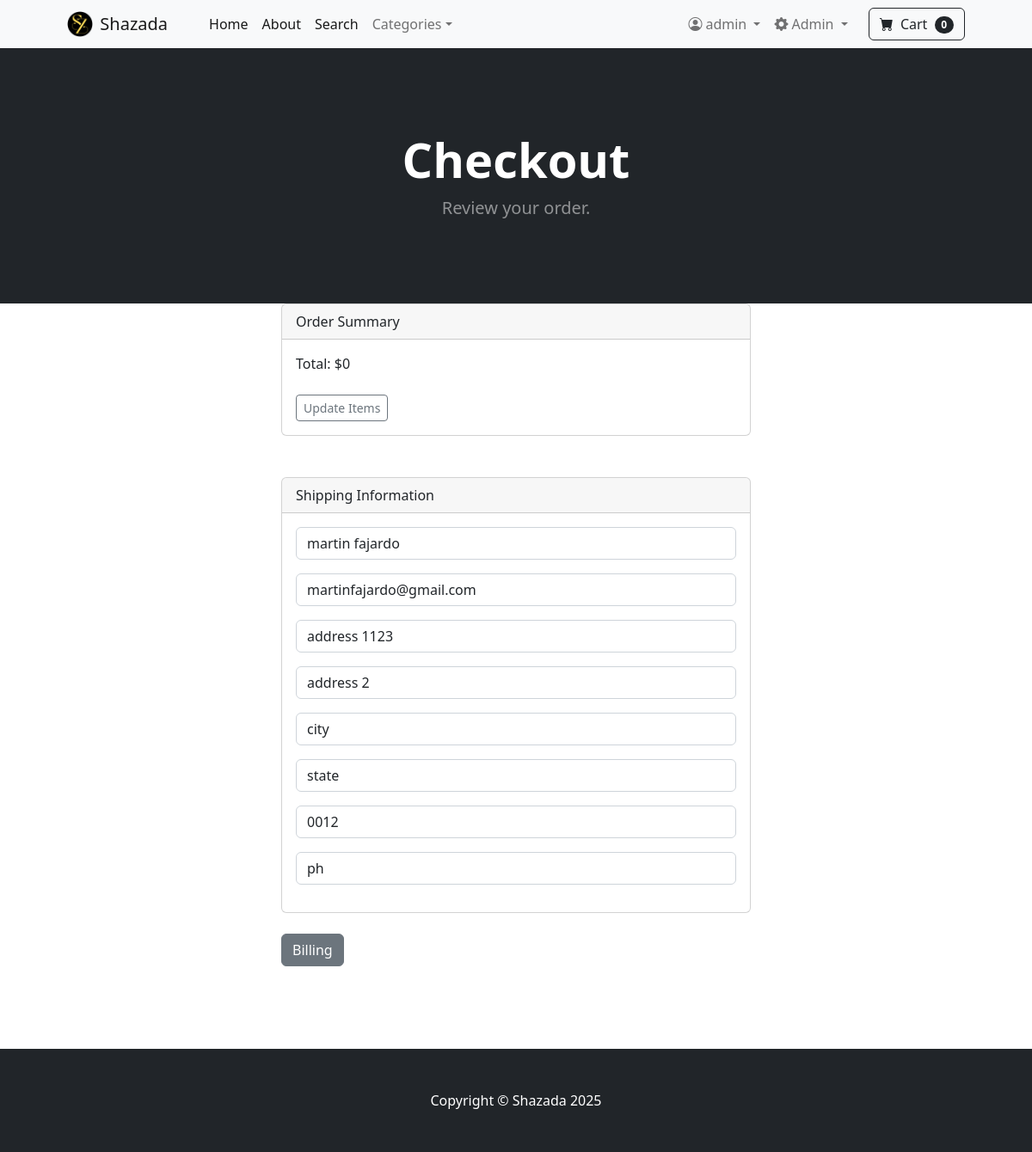
The app's page /payment/checkout (signed in) with its own data.
### payment/models.py (models this page shows, shortened)
class ShippingAddress(models.Model):
	user = models.ForeignKey(User, on_delete=models.CASCADE, null=True, blank=True)
	shipping_full_name = models.CharField(max_length=255)
	shipping_email = models.CharField(max_length=255)
	shipping_address1 = models.CharField(max_length=255)
	shipping_address2 = models.CharField(max_length=255, null=True, blank=True)
	shipping_city = models.CharField(max_length=255)
	shipping_state = models.CharField(max_length=255, null=True, blank=True)
	shipping_zipcode = models.CharField(max_length=255, null=True, blank=True)
	shipping_country = models.CharField(max_length=255)
	class Meta:
		verbose_name_plural = "Shipping Address"

### payment/views.py (the view)
# urls.py: path('checkout', views.checkout, name='checkout'),
def checkout(request):
	cart = Cart(request)
	cart_products = cart.get_prods
	quantities = cart.get_quants
	totals = cart.cart_total()
	if request.user.is_authenticated:
		shipping_user = ShippingAddress.objects.get(user__id=request.user.id)
		shipping_form = ShippingForm(request.POST or None, instance=shipping_user)
		return render(request, "payment/checkout.html", {"cart_products":cart_products, "quantities":quantities, "totals":totals, "shipping_form":shipping_form })
	else:
		shipping_form = ShippingForm(request.POST or None)
		return render(request, "payment/checkout.html", {"cart_products":cart_products, "quantities":quantities, "totals":totals, "shipping_form":shipping_form })

### cart/cart.py (called while the page is built, shortened)
	def cart_total(self):
		product_ids = self.cart.keys()
		products = Product.objects.filter(id__in=product_ids)
		quantities = self.cart
		total = 0
		return total

	def __len__(self):
		return len(self.cart)

	def get_prods(self):
		product_ids = self.cart.keys()
		products = Product.objects.filter(id__in=product_ids)
		return products

### cart/context_processors.py (called while the page is built)
def cart(request):
	return {'cart': Cart(request)}

### payment/templates/payment/checkout.html (shortened to what this page needs)
{% extends 'base.html' %}
{% block content %}
        <header class="bg-dark py-5">
            <div class="container px-4 px-lg-5 my-5">
                <div class="text-center text-white">
                    <h1 class="display-4 fw-bolder">Checkout</h1>
                    <p class="lead fw-normal text-white-50 mb-0">Review your order.</p>
                </div>
            </div>
        </header>
        <div class="container">
            <div class="row">
                <div class="col-md-6 offset-md-3">
                    <div class="card">
                        <div class="card-header">
                        Order Summary
                        </div>
                        <div class="card-body">
                        Total: ${{ totals }}
                        <br/><br/>
                        <a href="{% url 'cart_summary' %}" class="btn btn-sm btn-outline-secondary">Update Items</a>
                      </div>
                    </div>
            <br/><br/>
                <div class="card">
                    <div class="card-header">
                    Shipping Information
                    </div>
                    <div class="card-body">
                        <form method="POST" action="{% url 'billing_info'%}">
                        {{ shipping_form.as_p }}
                    </div>
                </div>
                <br/>
                <button type="submit" class="btn btn-secondary" class="btn btn-secondary">Billing</button>
                </div>
            </div>
        </div>
            <br/><br/><br/><br/>
{% endblock %}

### store/templates/navbar.html (shortened to what this page needs)
<nav class="navbar navbar-expand-lg navbar-light bg-light">
    <div class="container px-4 px-lg-5">
        <img src="../static/assets/shazada_logo.png" width="30px" height="30px"></img>&nbsp;&nbsp;
        <a class="navbar-brand" href="{% url 'home' %}">Shazada</a>
        <div class="collapse navbar-collapse" id="navbarSupportedContent">
            <ul class="navbar-nav me-auto mb-2 mb-lg-0 ms-lg-4">
                <li class="nav-item"><a class="nav-link active" aria-current="page" href="{% url 'home' %}">Home</a></li>
                <li class="nav-item"><a class="nav-link active" aria-current="page" href="{% url 'about' %}">About</a></li>
                <li class="nav-item"><a class="nav-link active" aria-current="page" href="{% url 'search' %}">Search</a></li>
                <li class="nav-item dropdown">
                    <a class="nav-link dropdown-toggle" id="navbarDropdown" href="#" role="button" data-bs-toggle="dropdown" aria-expanded="false">Categories</a>
                </li>
            </ul>
            <ul class="navbar-nav mb-2 mb-lg-0 me-3">
                {% if user.is_authenticated %}
                    <li class="nav-item dropdown">
                        <a class="nav-link dropdown-toggle" id="profileDropdown" href="#" role="button" data-bs-toggle="dropdown" aria-expanded="false">
                            <i class="bi-person-circle me-1"></i>{{ user.username }}
                        </a>
                    </li>
                    {% if user.is_superuser %}
                    <li class="nav-item dropdown">
                        <a class="nav-link dropdown-toggle" id="adminDropdown" href="#" role="button" data-bs-toggle="dropdown" aria-expanded="false">
                            <i class="bi-gear-fill me-1"></i>Admin
                        </a>
                    </li>
                    {% endif %}
                {% else %}
                    <li class="nav-item"><a class="nav-link" href="{% url 'login' %}"><i class="bi-box-arrow-in-right me-1"></i>Login</a></li>
                    <li class="nav-item"><a class="nav-link" href="{% url 'register' %}"><i class="bi-person-plus me-1"></i>Register</a></li>
                {% endif %}
            </ul>
            <form class="d-flex">
                <a href="{% url 'cart_summary' %}" class="btn btn-outline-dark">
                    <i class="bi-cart-fill me-1"></i>
                    Cart
                    <span class="badge bg-dark text-white ms-1 rounded-pill" id="cart_quantity">{{ cart|length }}</span>
                </a>
            </form>
        </div>
    </div>
</nav>

### records on screen
ShippingAddress: shipping_full_name "martin fajardo", shipping_email "martinfajardo@gmail.com", shipping_address1 "address 1123", shipping_address2 "address 2", shipping_city "city", shipping_state "state", shipping_zipcode "0012", shipping_country "ph"

### other values on screen
{{ user.username }} "admin"
{{ cart|length }} "0"
{{ totals }} "0"
